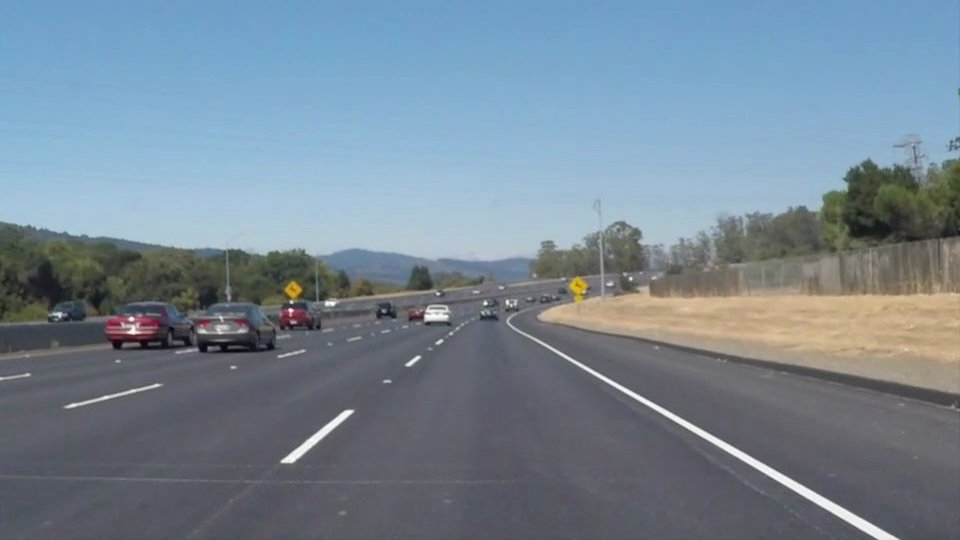
#> input picture test_images/solidWhiteCurve.jpg, 960 x 540 px
$ jupyter execute --allow-errors Lane_finder.ipynb   (shell and % lines are left out)   (text cells are left out)
#> lines starting #> are read from the running program, lines starting #| are printed output that depends on the picture; after the words box and inside, x2 and y2 are one past the last pixel; in counts of white or black regions, pixels touching at a corner belong together; pictures that were not available may be replaced by others from this repository, and a replacement may not be noted
[cell 1]
import matplotlib.pyplot as plt
import matplotlib.image as mpimg
import numpy as np
import cv2 as cv
import os
from math import sqrt
from statistics import mean

right_slope_avg = 0
right_intercept_avg = 0
left_slope_avg = 0
left_intercept_avg = 0

[cell 2]
# Creating trackbars for parameter tuning
# [23 lines left out: functions parameterTuning, trackbarPos, not called in this run]

# Creates ROI
def ROI(image):

    global roi
    global height_img
    global res_y
    global lanes
    height_img = image.shape[0]

    # Different ROI for the challenge video as it has different dimensions
    if height_img == 720:

        lower_y = np.array([0, 0, 220]) # Defining ranges in HSV to isolate yellow and white color
        upper_y = np.array([255, 255, 255])
        lanes_hsv = cv.cvtColor(lanes, cv.COLOR_BGR2HSV) # Converting BGR image to HSV
        mask_y = cv.inRange(lanes_hsv, lower_y, upper_y) # Forming a mask
        res_y = cv.bitwise_and(lanes, lanes, mask=mask_y) # ANDing the mask with the original image
        res_gray = cv.cvtColor(res_y, cv.COLOR_BGR2GRAY)
        image = cv.bitwise_or(res_gray, image) # ORing Canny edge image and HSV image for better line detection

        mask = np.zeros_like(image) # creating a black image of size provided as argument
        vertices = np.array([[(150,719),(500,490), (820,490), (1160,719)]], np.int32) # vertices of the polygon for roi
        #cv.polylines(edges, vertices, True, (0,255,0), thickness=3) # for visualization of polygon
        cv.fillPoly(mask, vertices, 255) # filling the roi with white pixels in efforts to extract the particular region
        roi = cv.bitwise_and(mask, image) # AND operation with the canny edge image

    else:

        mask = np.zeros_like(image) # creating a black image of size provided as argument
        vertices = np.array([[(100,539),(420,335), (540,335), (940,539)]], np.int32) # vertices of the polygon for roi
        #cv.polylines(edges, vertices, True, (0,255,0), thickness=3) # for visualization of polygon
        cv.fillPoly(mask, vertices, 255) # filling the roi with white pixels in efforts to extract the particular region
        roi = cv.bitwise_and(mask, image) # AND operation with the canny edge image


# Draws single Lane Lines from bottom of roi to the top without any gaps on both lanes
def drawLines():

    rho = 1 # distance from the coordinate origin
    theta = np.pi/180 # angle in radians in the polar coordinate system
    threshold = 35 # Number of intersecting lines in hough space, these lines are pts in original space that lie on the same line
    min_line_length = 40 # length in pixels required to be considered as a line
    max_line_gap = 100 # maximum gap in pixels between subsequent line segments for them to be considered as one line
    global lane_marked
    lane_marked = lanes.copy() # copy of original image for creating lines
    lines = cv.HoughLinesP(roi, rho, theta, threshold, np.array([]), min_line_length, max_line_gap) # Houghline transform returns the line segments
    global right_slope_avg
    global right_intercept_avg
    global left_slope_avg
    global left_intercept_avg
    right_slope = []
    right_intercept = []
    left_slope = []
    left_intercept = []

    #Lane line starting and ending pts(ROI top and bottom)
    if height_img==720:
        y_top = 490
        y_bottom = 719
    else:
        y_top = 335
        y_bottom = 539

    #Using line segments predicted by hough transform
    for line in lines:
        for x1,y1,x2,y2 in line:
            slope = (y2-y1)/(x2-x1) # calculating slope of all lines
            intercept = y1 - (slope*x1) # intercept

            # Getting rid of outliers
            if slope>=0 and (slope<=0.2 or slope>=0.88):
                continue
            elif slope<0 and (slope>-0.2 or slope<-0.88):
                continue

            # Differentiating between left and right lane slopes
            if slope>0:
                left_intercept.append(intercept)
                left_slope.append(slope)
            else:
                right_intercept.append(intercept)
                right_slope.append(slope)

    # For right lane

    # When no line segments detected using previous results
    while len(right_intercept)==0:
        right_intercept.append(right_intercept_avg)
    while len(right_slope)==0:
        right_slope.append(right_slope_avg)

    # Using Average values for smoother results
    right_intercept_avg = mean(right_intercept)
    right_slope_avg = mean(right_slope)

    # Using line equation to find the X axis values for the lines as y value is already set to roi top and bottom
    xtop_right = (y_top - right_intercept_avg)/right_slope_avg
    xbottom_right = (y_bottom - right_intercept_avg)/right_slope_avg

    # for left lane

    # When no line segments detected using previous results
    while len(left_intercept)==0:
        left_intercept.append(left_intercept_avg)
    while len(left_slope)==0:
        left_slope.append(left_slope_avg)

    # Using Average values for smoother results
    left_intercept_avg = mean(left_intercept)
    left_slope_avg = mean(left_slope)

    # Using line equation to find the X axis values for the lines as y value is already set to roi top and bottom
    xtop_left = (y_top - left_intercept_avg)/left_slope_avg
    xbottom_left = (y_bottom - left_intercept_avg)/left_slope_avg

    # drawing lines
    cv.line(lane_marked, (int(xtop_left), y_top), (int(xbottom_left), y_bottom), (255,0,0), 10)
    cv.line(lane_marked, (int(xtop_right), y_top), (int(xbottom_right), y_bottom), (255,0,0), 10)


# Adds original image and lane marked image to lower the intensity of the line marking
def reduceLineIntensity():
    original = lanes.copy()
    global lane_blended
    lane_blended = cv.addWeighted(lane_marked, 0.5, original, 0.5, 0)

# Shows all significant results
def show():
    #cv.imshow('edges', edges)
    #cv.imshow('lane', lanes)
    #cv.imshow('grayscale', grey)
    cv.imshow('roi', roi)
    cv.imshow('Lanes Marked', lane_blended)
    cv.imshow('res', res_y)

[cell 3]
# Reading image files
path_folder = 'test_images'
path_output = 'test_images_output'

for files in os.listdir(path_folder):

    lanes = cv.imread(path_folder + "/" + files)
#> lanes is the input picture: shape (540, 960, 3); mean B, G, R 148.1, 134.5, 118.5
    lanes = cv.cvtColor(lanes, cv.COLOR_BGR2RGB)

    plt.figure()
    plt.imshow(lanes)

    #Converting to grayscale for edge detection
    grey = cv.cvtColor(lanes, cv.COLOR_BGR2GRAY)

    #Blurring image for better edge detection
    kernel = 1 # kernel size for blurring operation
    gaussBlur = cv.GaussianBlur(grey, (kernel,kernel), 0)

    #Best threshold values found after tuning on multiple test images.
    height_img = gaussBlur.shape[0]
    if height_img ==720:
        lowerThreshold = 200 # below which edges do not exist
        upperThreshold = 600 # above which edges sure to exist
    else:
        lowerThreshold = 100 # below which edges do not exist
        upperThreshold = 300 # above which edges are sure to exist(between these values edges depends on their connectivity)

    # Using Canny edge Detection for finding edges of lanes
    edges = cv.Canny(gaussBlur, lowerThreshold, upperThreshold)
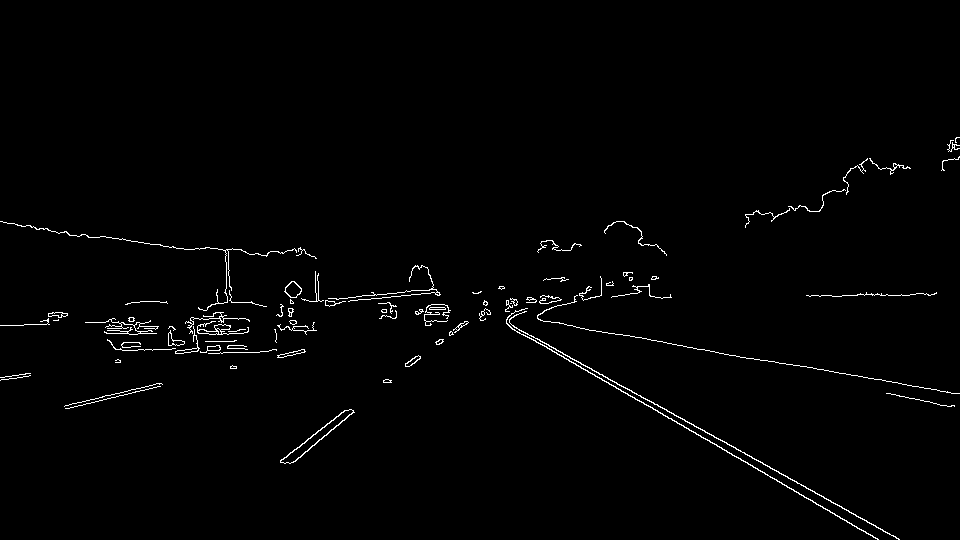
#> edges: shape (540, 960); 1.3% white in thin lines or dots, all inside (x1, y1, x2, y2) = (0, 137, 960, 540)
    plt.figure()
    plt.imshow(edges, cmap='gray')

    #Lane ROI extraction
    ROI(edges)
#> in ROI, `roi = cv.bitwise_and(mask, image)`:
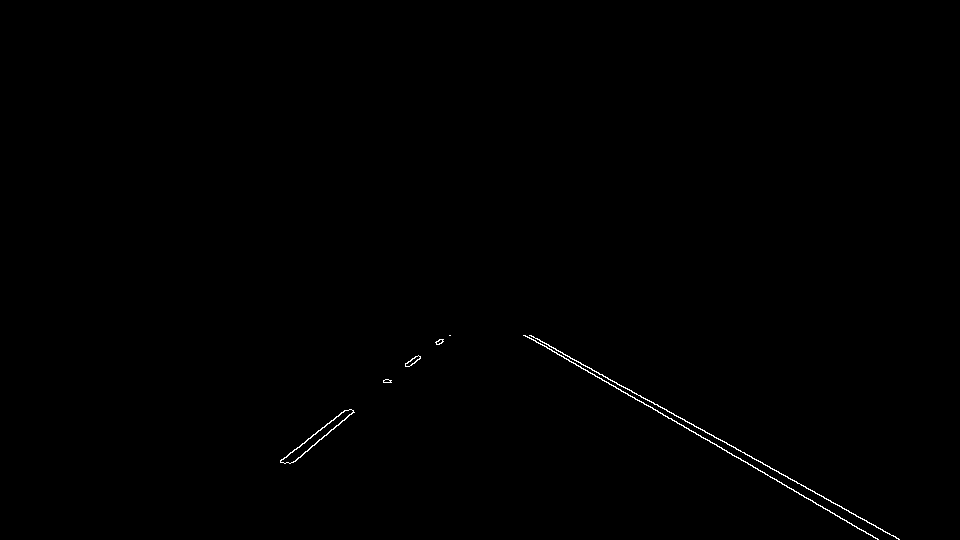
#> roi: shape (540, 960); 0.28% white in thin lines or dots, all inside (x1, y1, x2, y2) = (280, 335, 900, 540)
    plt.figure()
    plt.imshow(roi, cmap='gray')

    # Drawing single line on both lanes
    drawLines()
#> in drawLines, `lines = cv.HoughLinesP(roi, rho, theta, threshold, np.array([]), min_l..`: lines = [[530, 335, 898, 539], [531, 335, 899, 539], [525, 335, 878, 539], [293, 462, 440, 339], [280, 461, 408, 361], [283, 459, 415, 356], [290, 463, 443, 339], [533, 339, 829, 510]]
#> the loop in drawLines, `for line in lines:` made 8 passes
#> after the loop in drawLines, `for line in lines:`: left_intercept = [41.2, 40.64, 31.6, 31.08]; left_slope = [0.554, 0.554, 0.578, 0.578]; right_intercept = [707.2, 679.8, 679.8, 698]; right_slope = [-0.837, -0.781, -0.78, -0.81]
#> in drawLines, `right_intercept_avg = mean(right_intercept)`: right_intercept_avg = 691.2
#> in drawLines, `right_slope_avg = mean(right_slope)`: right_slope_avg = -0.802
#> in drawLines, `xtop_right = (y_top - right_intercept_avg)/right_slope_avg`: xtop_right = 444
#> in drawLines, `xbottom_right = (y_bottom - right_intercept_avg)/right_slope_avg`: xbottom_right = 189.7
#> in drawLines, `left_intercept_avg = mean(left_intercept)`: left_intercept_avg = 36.13
#> in drawLines, `left_slope_avg = mean(left_slope)`: left_slope_avg = 0.566
#> in drawLines, `xtop_left = (y_top - left_intercept_avg)/left_slope_avg`: xtop_left = 528
#> in drawLines, `xbottom_left = (y_bottom - left_intercept_avg)/left_slope_avg`: xbottom_left = 888.3
#> in drawLines, `cv.line(lane_marked, (int(xtop_right), y_top), (int(xbottom_right), y_..`:
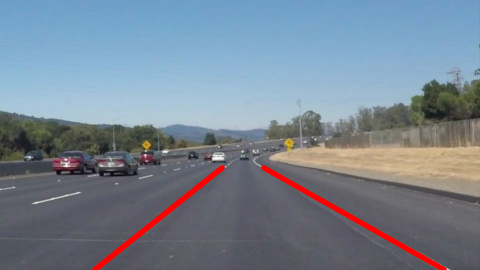
#> lane_marked: shape (540, 960, 3) (shown at 1/2 size); mean R, G, B 120.1, 132.1, 145.6

    # Reducing Intensity of the drawn lines
    reduceLineIntensity()
    plt.figure()
    plt.imshow(lane_blended)

    #saving annotated images
    cv.imwrite(path_output + "/" + files, lane_blended)
#> pass 2 of the loop `for files in os.listdir(path_folder):`:
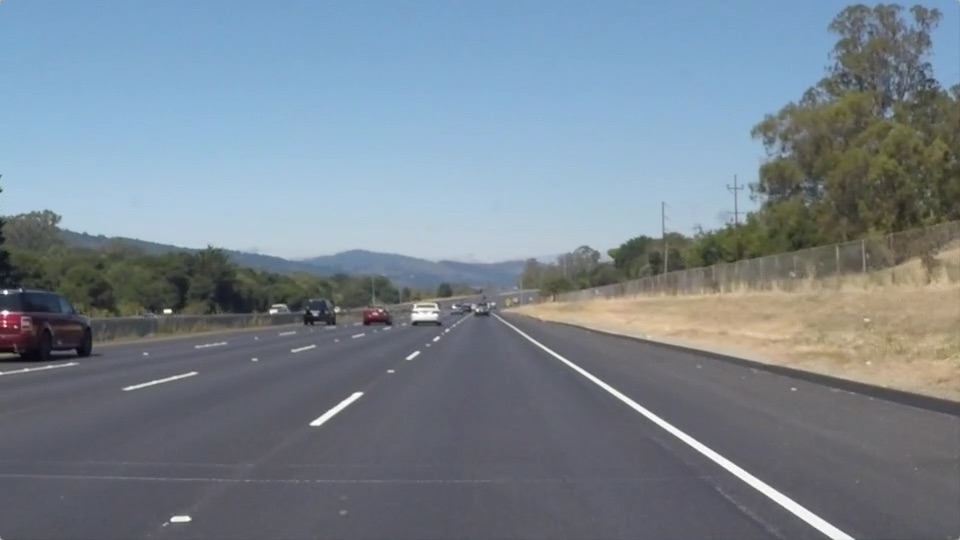
#> input picture test_images/solidWhiteRight.jpg, 960 x 540 px
#> lanes is the input picture: shape (540, 960, 3); mean B, G, R 143.7, 132.6, 120.3
#> `edges = cv.Canny(gaussBlur, lowerThreshold, upperThreshold)`:
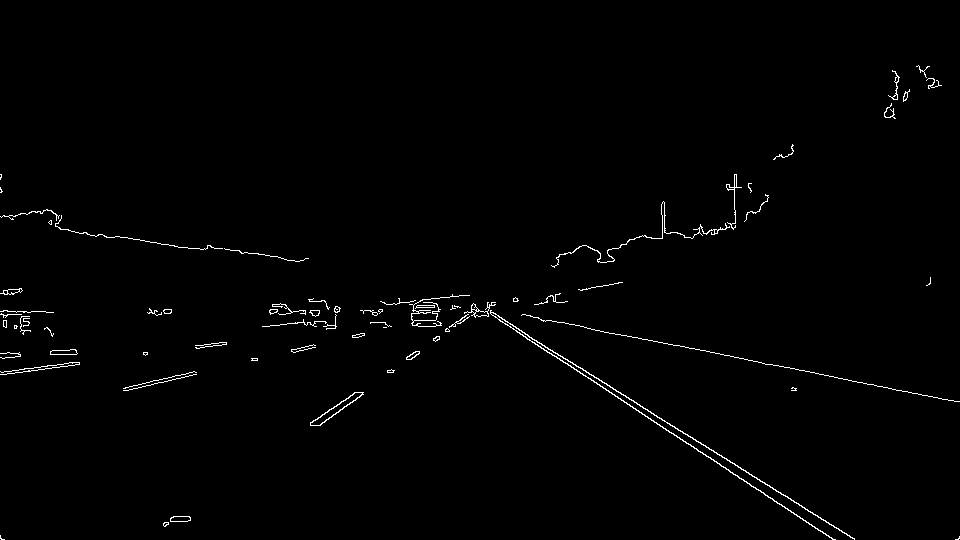
#> edges: shape (540, 960); 0.99% white in thin lines or dots, all inside (x1, y1, x2, y2) = (0, 65, 960, 540)
#> lines = [[541, 343, 854, 538], [522, 335, 728, 469], [527, 335, 854, 539], [627, 404, 834, 539], [319, 425, 439, 338], [310, 423, 439, 336], [310, 422, 438, 336]]
#> the loop in drawLines (call 2), `for line in lines:` made 7 passes
#> after the loop in drawLines (call 2), `for line in lines:`: left_intercept = [5.96, -4.55, 6.23, -4.91]; left_slope = [0.623, 0.65, 0.624, 0.652]; right_intercept = [656.3, 632.1, 630.3]; right_slope = [-0.725, -0.674, -0.672]
#> right_intercept_avg = 639.5
#> right_slope_avg = -0.69
#> xtop_right = 441.1
#> xbottom_right = 145.6
#> left_intercept_avg = 0.68
#> left_slope_avg = 0.637
#> xtop_left = 524.5
#> xbottom_left = 844.6
#> in drawLines (call 2), `cv.line(lane_marked, (int(xtop_right), y_top), (int(xbottom_right), y_..`:
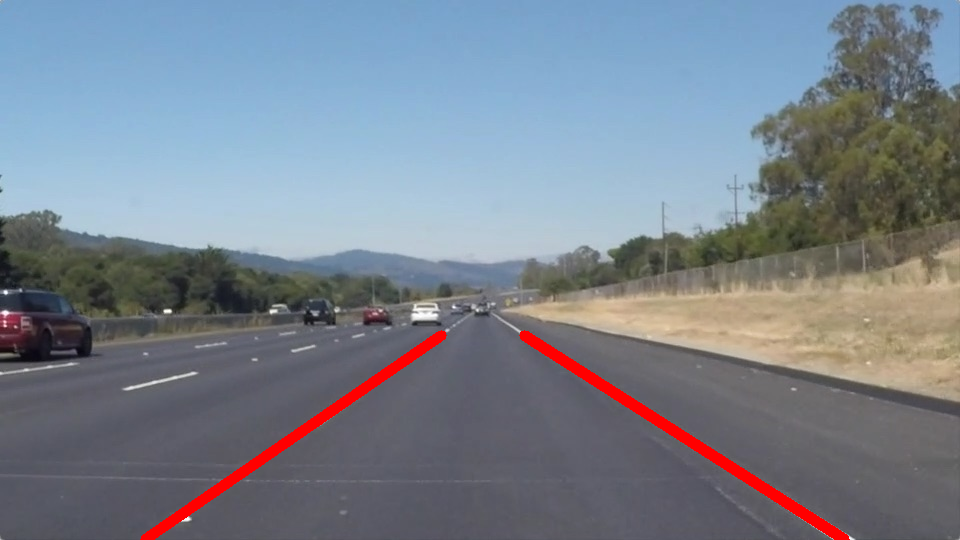
#> lane_marked: shape (540, 960, 3); mean R, G, B 121.9, 130.2, 141.2
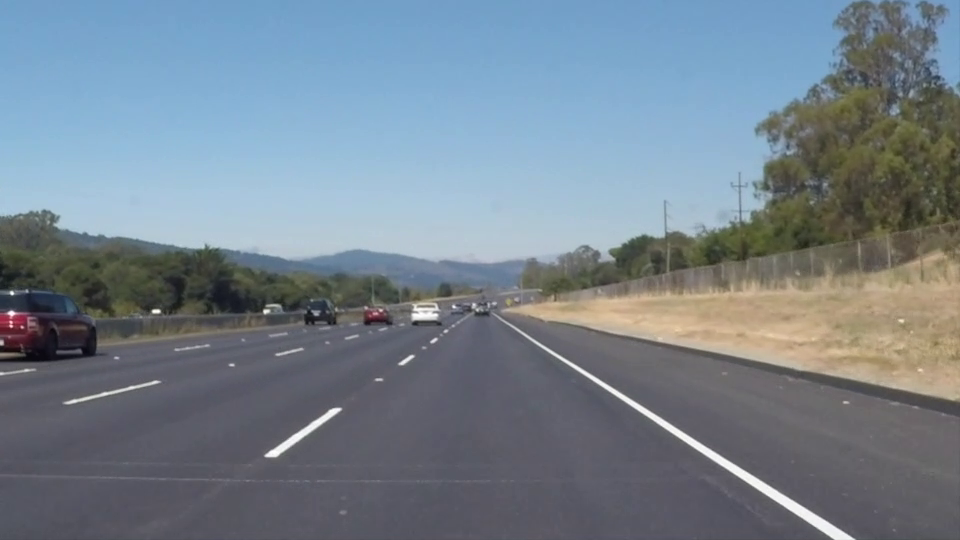
#> input picture frame 22 of test_videos/solidWhiteRight.mp4, 960 x 540 px, given in place of challenge.mp4, which was not available
#> further down, lanes is the input picture: shape (540, 960, 3); mean B, G, R 141.9, 130.7, 117.7
#> `grey = cv.cvtColor(lanes, cv.COLOR_BGR2GRAY)`:
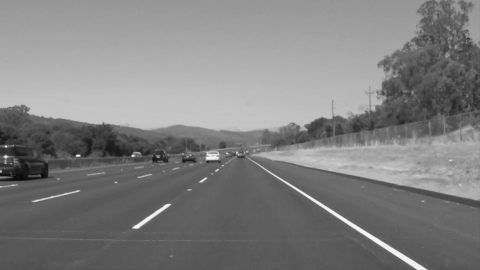
#> grey: shape (540, 960) (shown at 1/2 size); min 6, max 255, mean 128

[cell 4]
vid = cv.VideoCapture('test_videos/solidYellowLeft.mp4')

frame_width = int(vid.get(3))
frame_height = int(vid.get(4))
out = cv.VideoWriter('test_video_output/solidYellowLeft_output.avi', cv.VideoWriter_fourcc('M','J','P','G'), 30, (frame_width,frame_height))

[cell 5]
vid = cv.VideoCapture('test_videos/solidWhiteRight.mp4')

frame_width = int(vid.get(3))
frame_height = int(vid.get(4))
out = cv.VideoWriter('test_video_output/solidWhiteRight_output.mp4', cv.VideoWriter_fourcc('M','J','P','G'), 30, (frame_width,frame_height))

[cell 6]
vid = cv.VideoCapture('test_videos/challenge.mp4')

frame_width = int(vid.get(3))
frame_height = int(vid.get(4))
out = cv.VideoWriter('test_video_output/challenge_output.mp4', cv.VideoWriter_fourcc('M','J','P','G'), 30, (frame_width,frame_height))

#> (a cell that did not finish here is left out)

#> in ROI (call 4), `roi = cv.bitwise_and(mask, image)`:
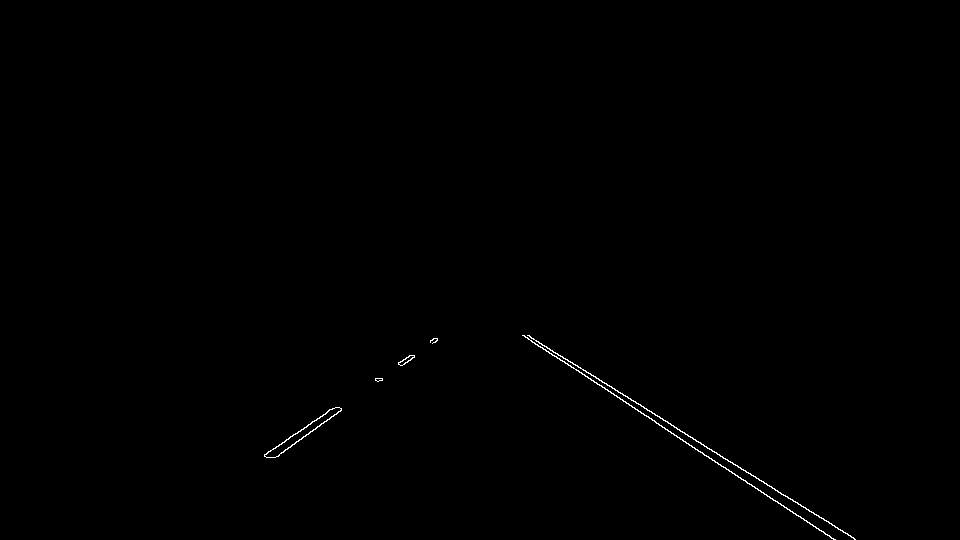
#> roi: shape (540, 960); 0.27% white in thin lines or dots, all inside (x1, y1, x2, y2) = (264, 335, 856, 540)

        drawLines()
#> in drawLines (call 4), `lines = cv.HoughLinesP(roi, rho, theta, threshold, np.array([]), min_l..`: lines = [[529, 335, 854, 538], [531, 338, 781, 494], [522, 335, 800, 516], [662, 427, 834, 539], [264, 454, 436, 338], [277, 456, 437, 340], [275, 457, 437, 339], [264, 455, 437, 338], [527, 335, 854, 539], [523, 335, 654, 420]]
#> the loop in drawLines (call 4), `for line in lines:` made 10 passes
#> after the loop in drawLines (call 4), `for line in lines:`: left_intercept = [4.58, 6.66, -4.86, -4.07, 6.23, -4.35]; left_slope = [0.625, 0.624, 0.651, 0.651, 0.624, 0.649]; right_intercept = [632, 656.8, 657.3, 633.5]; right_slope = [-0.674, -0.725, -0.728, -0.676]
#> in drawLines (call 4), `right_intercept_avg = mean(right_intercept)`: right_intercept_avg = 644.9
#> in drawLines (call 4), `right_slope_avg = mean(right_slope)`: right_slope_avg = -0.701
#> in drawLines (call 4), `xtop_right = (y_top - right_intercept_avg)/right_slope_avg`: xtop_right = 442.1
#> in drawLines (call 4), `xbottom_right = (y_bottom - right_intercept_avg)/right_slope_avg`: xbottom_right = 151.1
#> in drawLines (call 4), `left_intercept_avg = mean(left_intercept)`: left_intercept_avg = 0.697
#> in drawLines (call 4), `left_slope_avg = mean(left_slope)`: left_slope_avg = 0.637
#> in drawLines (call 4), `xtop_left = (y_top - left_intercept_avg)/left_slope_avg`: xtop_left = 524.6
#> in drawLines (call 4), `xbottom_left = (y_bottom - left_intercept_avg)/left_slope_avg`: xbottom_left = 844.7
#> in drawLines (call 4), `cv.line(lane_marked, (int(xtop_right), y_top), (int(xbottom_right), y_..`:
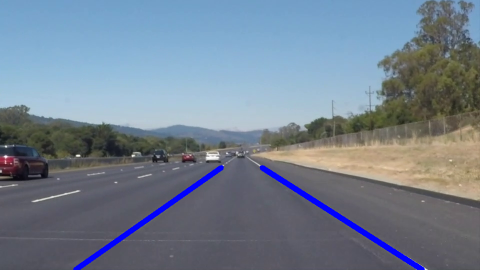
#> lane_marked: shape (540, 960, 3) (shown at 1/2 size); mean B, G, R 143.4, 128.3, 115.3

        reduceLineIntensity()

        show()

        out.write(lane_blended)

    #cv.imwrite('/home/blackpanther/Desktop/Projects/sdr_projects/lane_finder/test_images_output/solidWhiteCurve_output.jpg', lane_blended)
    # Exiting the loop
        k = cv.waitKey(25) & 0xFF
        if k == 27:
            break
    else:
        break
vid.release()
cv.destroyAllWindows()
